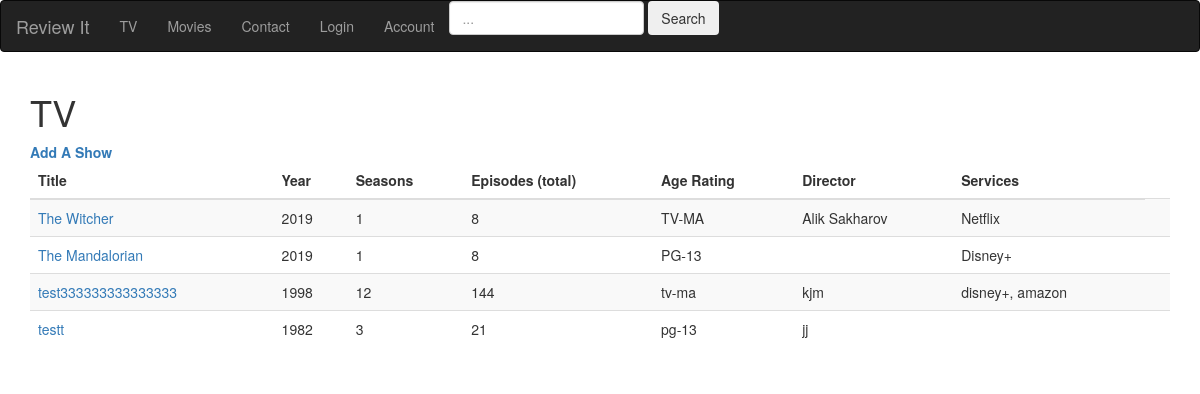
Screenshot of /television.php with the database file from the repository.
### tables this page shows
CREATE TABLE `media` (
  `mid` int(10) UNSIGNED NOT NULL,
  `image` blob NOT NULL,
  `title` varchar(50) NOT NULL,
  `year` int(5) DEFAULT NULL,
  `runtime` int(4) DEFAULT NULL,
  `age_rating` varchar(10) DEFAULT NULL,
  `type` varchar(10) DEFAULT NULL,
  `director` varchar(255) DEFAULT NULL,
  `seasons` int(11) DEFAULT NULL,
  `episodes` int(11) DEFAULT NULL,
  `services` varchar(255) DEFAULT NULL,
  `description` text DEFAULT NULL
);

### television.php (the view, shortened to what this page needs)
<!DOCTYPE html>
<html lang="en">
<head>
  <link rel="stylesheet" href="https://maxcdn.bootstrapcdn.com/bootstrap/3.4.0/css/bootstrap.min.css">
</head>
<body>
<nav class="navbar navbar-inverse">
  <div class="container-fluid">
    <div class="navbar-header">
      <a class="navbar-brand" href="home.php">Review It</a>
    </div>
    <ul class="nav navbar-nav">
      <li><a href="television.php">TV</a></li>
	  <li><a href="movies.php">Movies</a></li>
	  <li><a href="contact.php">Contact</a></li>
	  <li><a href="login.php">Login</a></li>
	  <li class="nav-item dropdown">
        <a class="nav-link dropdown-toggle" href="#" id="navbarDropdown" role="button" data-toggle="dropdown" aria-haspopup="true" aria-expanded="false">
          Account
        </a>
      </li>
	  <li><form action="search.php" class="form-inline my-2 my-lg-0" method="GET">
			<input class="form-control mr-sm-2" name="t" type="search" placeholder="..." aria-label="Search">
			<button class="btn btn-outline-success my-2 my-sm-0" type="submit">Search</button>
		</form></li>
    </ul>
  </div>
</nav>
<div class="container">
	<h1>TV</h1>
	<a href="addtv.php"><b>Add A Show</b></a>
</div>
<?php
		$servername = "localhost";
		$username = "root";
		$password = "pwdpwd";
		$dbname = "review_site";
		$conn = new mysqli($servername, $username, $password, $dbname);
		$conn->select_db($dbname) or die("Unable to connect to database.");
		$query = "SELECT * FROM media m WHERE m.type='tv' GROUP BY m.mid ORDER BY year DESC";
		$response = mysqli_query($conn, $query);
		if($response){
			echo '<div class="container"><table class="table table-striped table-hover"><thead><tr>
			<th scope="col">Title</th>
			<th scope="col">Year</th>
			<th scope="col">Seasons</th>
			<th scope="col">Episodes (total)</th>
			<th scope="col">Age Rating</th>
			<th scope="col">Director</th>
			<th scope="col">Services</th></tr></thead>';
			while($row = mysqli_fetch_array($response)){
				echo '<tr><td align="left"><a href="details.php?id='.$row['mid'].'">' . $row['title'] . '</a></td>
				<td align="left">' . $row['year'] . '</td>
				<td align="left">' . $row['seasons'] . '</td>
				<td align="left">' . $row['episodes'] . '</td>
				<td align="left">' . $row['age_rating'] . '</td>
				<td align="left">' . $row['director'] . '</td>
				<td align="left">' . $row['services'] . '</td><td align="left">';
			}
			echo '</tr></table></div>';
		}
		else{
			echo "problem";
		}
?>

### rows the page displays
media: title "The Witcher", year "2019", seasons "1", episodes "8", age_rating "TV-MA", director "Alik Sakharov", services "Netflix"
media: title "The Mandalorian", year "2019", seasons "1", episodes "8", age_rating "PG-13", services "Disney+"
media: title "test333333333333333", year "1998", seasons "12", episodes "144", age_rating "tv-ma", director "kjm", services "disney+, amazon"
media: title "testt", year "1982", seasons "3", episodes "21", age_rating "pg-13", director "jj"
